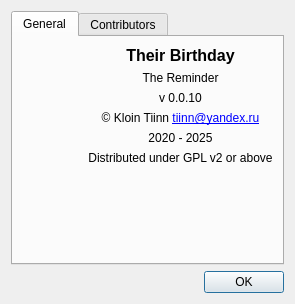
<?xml version="1.0" encoding="UTF-8"?>
<ui version="4.0">
 <class>AboutWindow</class>
 <widget class="QDialog" name="AboutWindow">
  <property name="geometry">
   <rect>
    <x>0</x>
    <y>0</y>
    <width>295</width>
    <height>304</height>
   </rect>
  </property>
  <property name="windowTitle">
   <string>About</string>
  </property>
  <layout class="QVBoxLayout" name="verticalLayout">
   <item>
    <widget class="QTabWidget" name="tabWidget">
     <property name="currentIndex">
      <number>0</number>
     </property>
     <widget class="QWidget" name="tabGeneral">
      <attribute name="title">
       <string>General</string>
      </attribute>
      <layout class="QVBoxLayout" name="verticalLayout_4">
       <item>
        <layout class="QHBoxLayout" name="horizontalLayout">
         <item>
          <widget class="QLabel" name="lbIcon">
           <property name="text">
            <string/>
           </property>
           <property name="pixmap">
            <pixmap resource="TheirBirthday.qrc">:/new/files/TheirBirthday.ico</pixmap>
           </property>
          </widget>
         </item>
         <item>
          <layout class="QVBoxLayout" name="verticalLayout_3">
           <item>
            <widget class="QLabel" name="lbName">
             <property name="font">
              <font>
               <pointsize>12</pointsize>
               <bold>true</bold>
              </font>
             </property>
             <property name="text">
              <string notr="true">Their Birthday</string>
             </property>
             <property name="alignment">
              <set>Qt::AlignmentFlag::AlignCenter</set>
             </property>
            </widget>
           </item>
           <item>
            <widget class="QLabel" name="lbDesc">
             <property name="text">
              <string>The Reminder</string>
             </property>
             <property name="alignment">
              <set>Qt::AlignmentFlag::AlignCenter</set>
             </property>
            </widget>
           </item>
           <item>
            <widget class="QLabel" name="lbVer">
             <property name="text">
              <string notr="true">v 0.0.10</string>
             </property>
             <property name="alignment">
              <set>Qt::AlignmentFlag::AlignCenter</set>
             </property>
            </widget>
           </item>
           <item>
            <widget class="QLabel" name="lbAuthor">
             <property name="text">
              <string notr="true">© Kloin Tiinn &lt;a href=&quot;pub@zvyozdochkin.ru&quot;&gt;tiinn@yandex.ru&lt;/a&gt;</string>
             </property>
             <property name="textFormat">
              <enum>Qt::TextFormat::RichText</enum>
             </property>
             <property name="alignment">
              <set>Qt::AlignmentFlag::AlignCenter</set>
             </property>
            </widget>
           </item>
           <item>
            <widget class="QLabel" name="lbYear_2">
             <property name="text">
              <string notr="true">2020 - 2025</string>
             </property>
             <property name="alignment">
              <set>Qt::AlignmentFlag::AlignCenter</set>
             </property>
            </widget>
           </item>
           <item>
            <widget class="QLabel" name="lbLicense">
             <property name="text">
              <string>Distributed under GPL v2 or above</string>
             </property>
             <property name="alignment">
              <set>Qt::AlignmentFlag::AlignCenter</set>
             </property>
            </widget>
           </item>
          </layout>
         </item>
        </layout>
       </item>
       <item>
        <spacer name="verticalSpacer">
         <property name="orientation">
          <enum>Qt::Orientation::Vertical</enum>
         </property>
         <property name="sizeHint" stdset="0">
          <size>
           <width>20</width>
           <height>26</height>
          </size>
         </property>
        </spacer>
       </item>
      </layout>
     </widget>
     <widget class="QWidget" name="tabContributors">
      <attribute name="title">
       <string>Contributors</string>
      </attribute>
      <layout class="QVBoxLayout" name="verticalLayout_2">
       <item>
        <widget class="QListWidget" name="lwContributors"/>
       </item>
      </layout>
     </widget>
    </widget>
   </item>
   <item>
    <widget class="QDialogButtonBox" name="buttonBox">
     <property name="orientation">
      <enum>Qt::Orientation::Horizontal</enum>
     </property>
     <property name="standardButtons">
      <set>QDialogButtonBox::StandardButton::Ok</set>
     </property>
    </widget>
   </item>
  </layout>
 </widget>
 <resources>
  <include location="TheirBirthday.qrc"/>
 </resources>
 <connections>
  <connection>
   <sender>buttonBox</sender>
   <signal>accepted()</signal>
   <receiver>AboutWindow</receiver>
   <slot>accept()</slot>
   <hints>
    <hint type="sourcelabel">
     <x>248</x>
     <y>254</y>
    </hint>
    <hint type="destinationlabel">
     <x>157</x>
     <y>274</y>
    </hint>
   </hints>
  </connection>
  <connection>
   <sender>buttonBox</sender>
   <signal>rejected()</signal>
   <receiver>AboutWindow</receiver>
   <slot>reject()</slot>
   <hints>
    <hint type="sourcelabel">
     <x>316</x>
     <y>260</y>
    </hint>
    <hint type="destinationlabel">
     <x>286</x>
     <y>274</y>
    </hint>
   </hints>
  </connection>
 </connections>
</ui>
